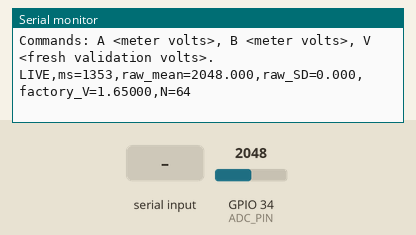
Simulated run of this sketch. Board: ESP32. Shown: the last lines printed to the serial monitor. Inputs (shaded band) come from the test bench; at power-on: GPIO 34 (ADC_PIN) = 2048 (analog values on the 0–4095 scale).

Above: at 2.4 s.
2.5 s: "90,45\n" received over Serial
At 3.1 s:
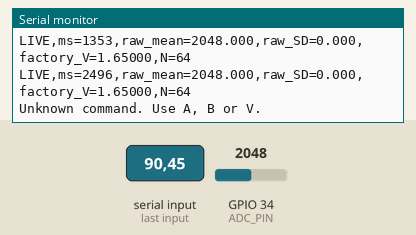
4.0 s: "5\n" received over Serial
At 4.6 s:
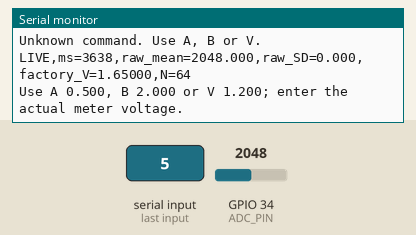
5.5 s: GPIO 34 (ADC_PIN) set to 2866
At 6.5 s:
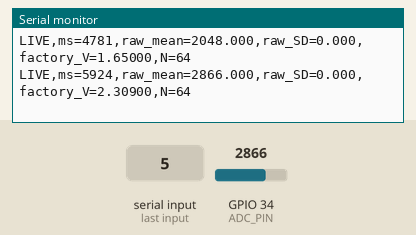
7.0 s: GPIO 34 (ADC_PIN) set to 3603
At 7.7 s:
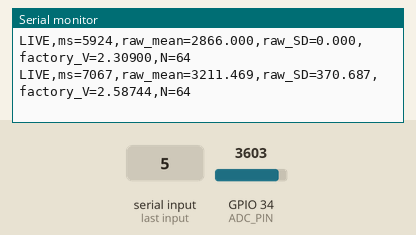
Timing chart, 0 to 9.5 s (numbered marks = the images above; inputs shaded):
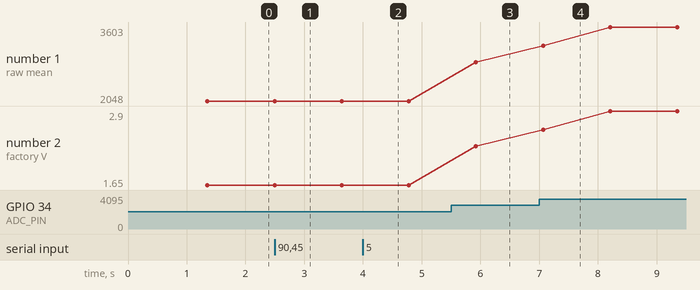

Measured:
- after the input at 2.5 s, the serial monitor: prints a new line at once (image 1)
- after the input at 4.0 s, the serial monitor: prints a new line at once (image 2)
- after the input at 5.5 s, the serial monitor: prints a new line after 0.42 s (image 3)
- after the input at 7.0 s, the serial monitor: prints a new line after 0.07 s (image 4)
- plotted number 1: 2048 → 2866 after the input at 5.5 s, 2866 → 3603 after the input at 7.0 s
- plotted number 2: 1.65 → 2.31 after the input at 5.5 s, 2.31 → 2.9 after the input at 7.0 s

The sketch:

task3a-adc-calibration.ino
```cpp
#include <Arduino.h>
#include <math.h>

constexpr int ADC_PIN = 34;
constexpr int N = 64;
double meanRaw, sdRaw, meanFactoryV;
double referenceV[2], calibrationRaw[2];
bool havePoint[2] = {false, false};
String inputLine;
unsigned long lastLive = 0;

void measure() {
  double sum = 0, sumSquares = 0, sumMV = 0;
  for (int i = 0; i < N; i++) {
    int raw = analogRead(ADC_PIN);
    sum += raw;
    sumSquares += double(raw) * raw;
    // Separate conversion at the same fixed potentiometer position.
    sumMV += analogReadMilliVolts(ADC_PIN);
    delay(2);
  }
  meanRaw = sum / N;
  sdRaw = sqrt(fmax(0.0, (sumSquares - sum * sum / N) / (N - 1)));
  meanFactoryV = sumMV / N / 1000.0;
}

void printMeasurement(const char* label) {
  Serial.printf("%s,ms=%lu,raw_mean=%.3f,raw_SD=%.3f,factory_V=%.5f,N=%d\n",
                label, millis(), meanRaw, sdRaw, meanFactoryV, N);
}

void handleCommand() {
  char command;
  float voltage;
  if (sscanf(inputLine.c_str(), " %c %f", &command, &voltage) != 2 ||
      !isfinite(voltage) || voltage < 0 || voltage > 3.3) {
    Serial.println("Use A 0.500, B 2.000 or V 1.200; enter the actual meter voltage.");
    return;
  }
  if (command != 'A' && command != 'B' && command != 'V') {
    Serial.println("Unknown command. Use A, B or V."); return;
  }
  measure();
  if (meanRaw < 2 || meanRaw > 4093) {
    Serial.println("Near ADC clipping: choose a voltage inside the measurement range.");
    return;
  }
  printMeasurement("CAPTURE");
  Serial.printf("POINT=%c,reference_V=%.5f\n", command, double(voltage));
  if (command == 'A' || command == 'B') {
    int i = command == 'A' ? 0 : 1;
    referenceV[i] = voltage;
    calibrationRaw[i] = meanRaw;
    havePoint[i] = true;
  }
  if (!havePoint[0] || !havePoint[1]) {
    Serial.println("Waiting for the other calibration point."); return;
  }
  double delta = calibrationRaw[1] - calibrationRaw[0];
  if (fabs(delta) < 100 || fabs(referenceV[1] - referenceV[0]) < 0.1) {
    Serial.println("Calibration points too close. Recapture A and B farther apart."); return;
  }
  double a = (referenceV[1] - referenceV[0]) / delta;
  double b = referenceV[0] - a * calibrationRaw[0];
  Serial.printf("FIT: V = %.9f * raw + %.6f\n", a, b);
  if (command == 'V') {
    double corrected = a * meanRaw + b;
    Serial.printf("VALIDATION corrected_V=%.5f,before_error_V=%.5f,after_error_V=%.5f\n",
                  corrected, meanFactoryV - voltage, corrected - voltage);
    Serial.println("Before = factory-calibrated ADC voltage; after = this two-point fit.");
  }
}

void setup() {
  Serial.begin(115200);
  analogReadResolution(12);
  analogSetPinAttenuation(ADC_PIN, ADC_11db);
  delay(1200);
  Serial.println("TASK 3a: GPIO34, 12 bit, 11 dB attenuation.");
  Serial.println("Pot ends: 3V3 and GND. Wiper: GPIO34 and meter red. Meter black: GND.");
  Serial.println("Commands: A <meter volts>, B <meter volts>, V <fresh validation volts>.");
}

void loop() {
  while (Serial.available()) {
    char c = Serial.read();
    if (c == '\n') {
      inputLine.trim();
      if (inputLine.length()) handleCommand();
      inputLine = "";
    } else if (c != '\r') {
      if (inputLine.length() < 48) inputLine += c;
      else inputLine = "";
    }
  }
  if (millis() - lastLive >= 1000) {
    measure();
    printMeasurement("LIVE");
    lastLive = millis();
  }
}
```
